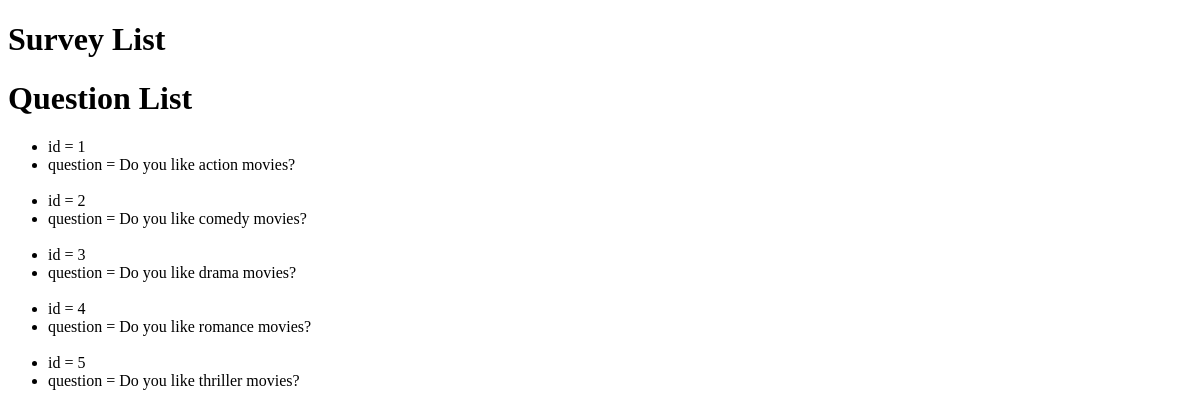
The app's page /view_database, older data.
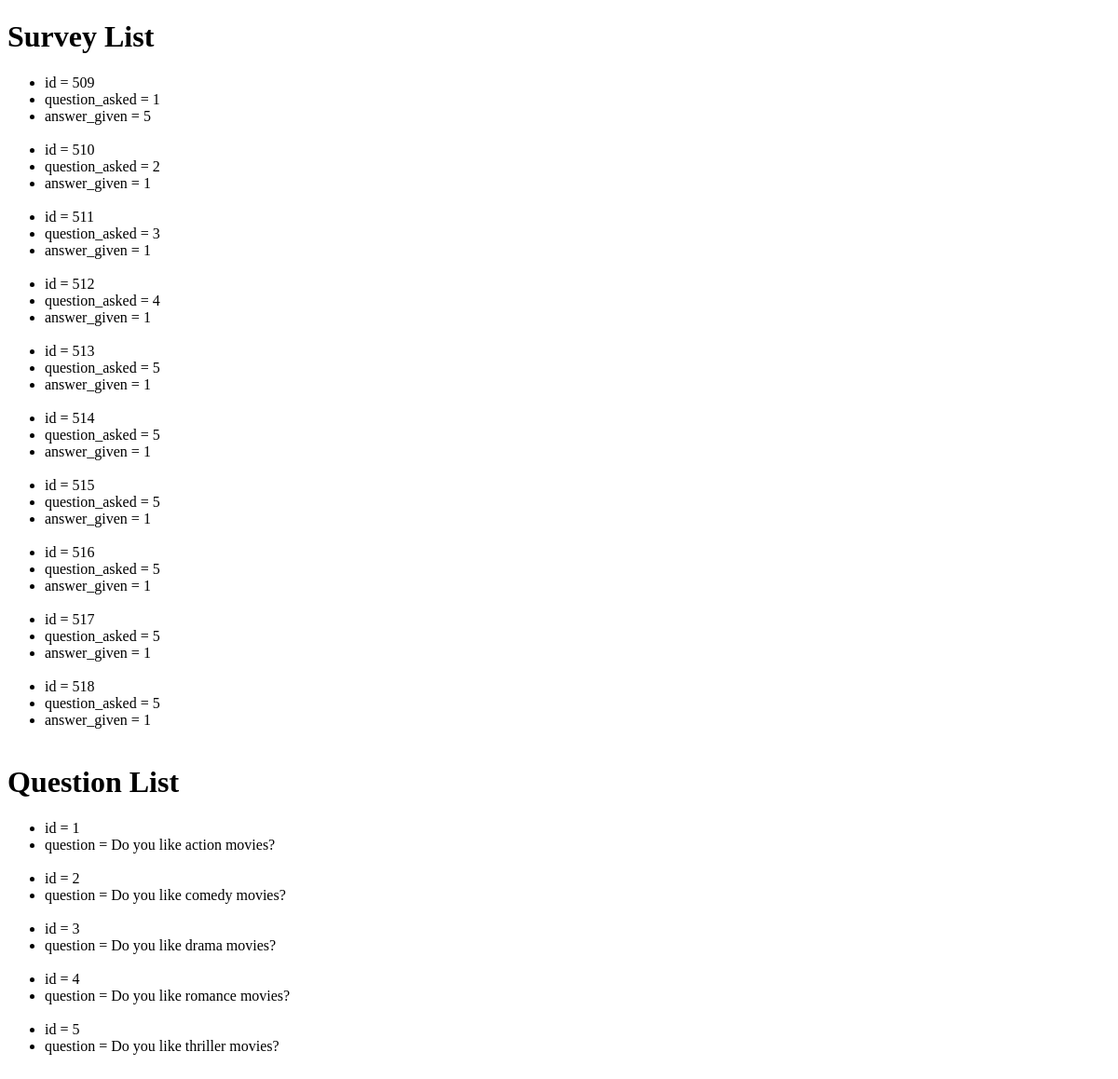
The same page, newer data.
### MovieTree/models.py (models this page shows)
class Question(models.Model):
    question_text = models.CharField(max_length=200)
    question_keyword = models.CharField(max_length=200, default="null")

class Survey(models.Model):
    question_asked = models.CharField(max_length=200)
    answer_given = models.CharField(max_length=200)

### MovieTree/views.py (the view)
# urls.py: url(r'^view_database', views.view_database, name='view_database'),
def view_database(request):
    survey_list = Survey.objects.all()
    question_list = Question.objects.all()
    context = { 'survey_list': survey_list,
                'question_list': question_list
               }
    return render(request, 'MovieTree/view_database.html', context)

### MovieTree/templates/MovieTree/view_database.html (shortened to what this page needs)
<!DOCTYPE html>
<html lang="en">
<head>
    <h1>Survey List</h1>
    <ul>
        {% for survey in survey_list %}
            <li>id = {{ survey.pk }}</li>
            <li>question_asked = {{ survey.question_asked }}</li>
            <li>answer_given = {{ survey.answer_given }}</li>
            <br>
    {% endfor %}
    </ul>
    <h1>Question List</h1>
    <ul>
        {% for question in question_list %}
            <li>id = {{ question.pk }}</li>
            <li>question = {{ question.question_text }}</li>
            <br>
    {% endfor %}
    </ul>
</head>
<body>
</body>
</html>

Row changes from the older to the newer data that the page shows:
added Survey: pk "509", question_asked "1", answer_given "5"
added Survey: pk "510", question_asked "2", answer_given "1"
added Survey: pk "511", question_asked "3", answer_given "1"
added Survey: pk "512", question_asked "4", answer_given "1"
added Survey: pk "513", question_asked "5", answer_given "1"
added Survey: pk "514", question_asked "5", answer_given "1"
added Survey: pk "515", question_asked "5", answer_given "1"
added Survey: pk "516", question_asked "5", answer_given "1"
added Survey: pk "517", question_asked "5", answer_given "1"
added Survey: pk "518", question_asked "5", answer_given "1"
